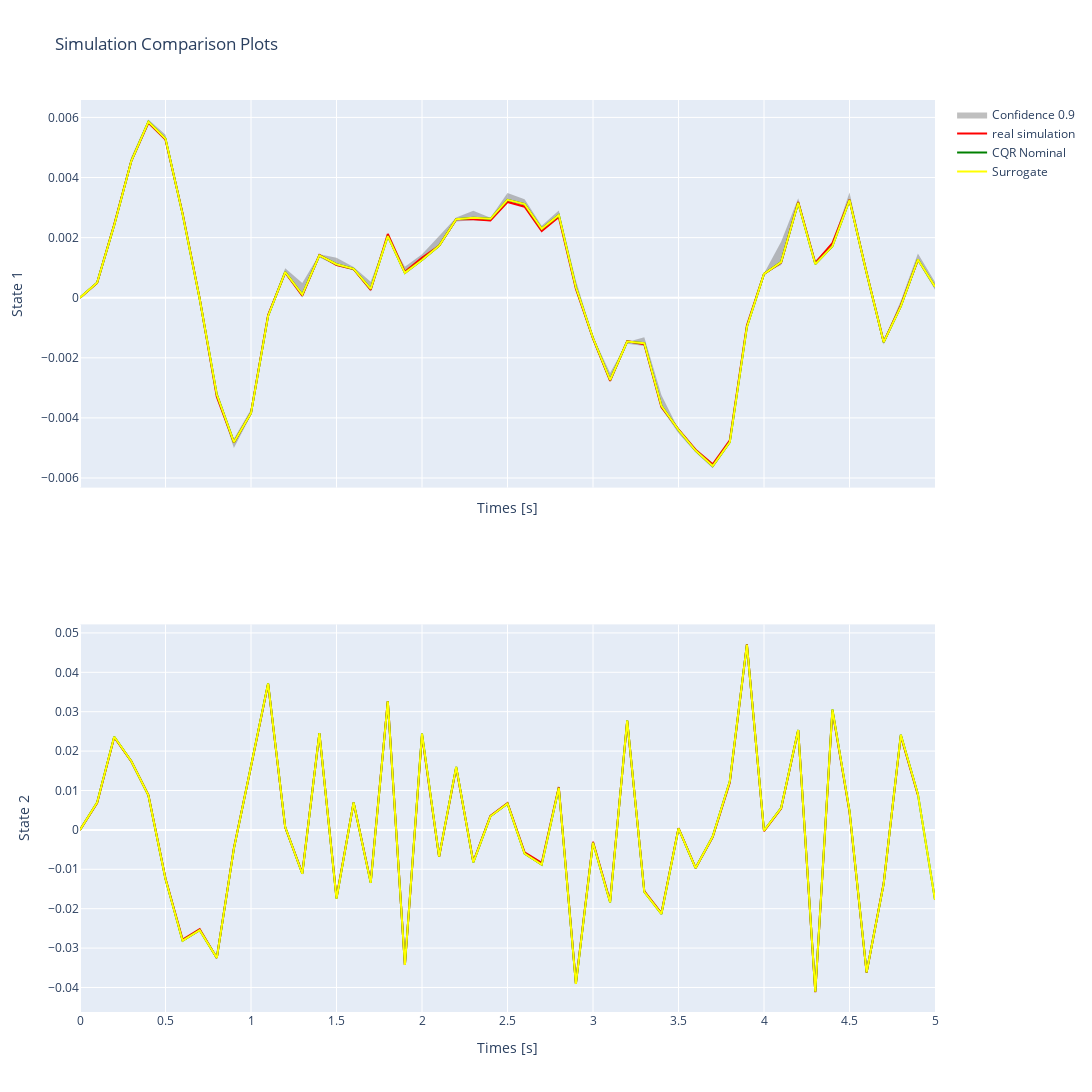

The notebook cell this image was saved under:
### Markdown cell above
# verifying simulator performance

### Code cell
dm.check_simulator(system=spring_system, iter= 50)
